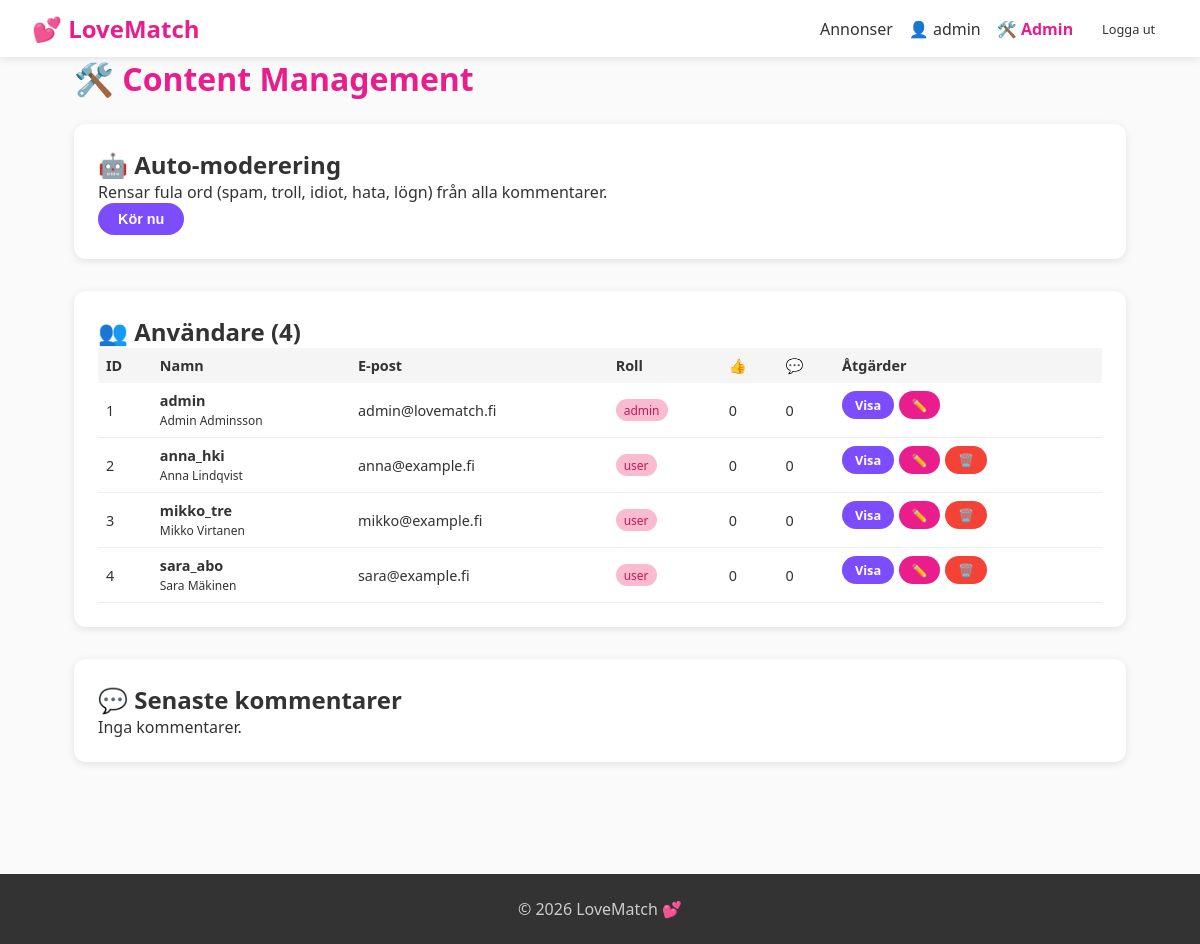
/admin.php (signed in), run on the app's committed database.
### tables this page shows
CREATE TABLE IF NOT EXISTS users (
    id            INT AUTO_INCREMENT PRIMARY KEY,
    username      VARCHAR(30)  NOT NULL UNIQUE,
    real_name     VARCHAR(100) NOT NULL,
    password      VARCHAR(255) NOT NULL,
    email         VARCHAR(150) NOT NULL UNIQUE,
    city          VARCHAR(100) DEFAULT '',
    about_me      TEXT,
    annual_salary INT          DEFAULT 0,
    preference    ENUM('Man','Kvinna','Båda','Annat','Alla') DEFAULT 'Alla',
    role          ENUM('user','manager','admin')             DEFAULT 'user',
    created_at    DATETIME DEFAULT CURRENT_TIMESTAMP
);

### config.php (called while the page is built, shortened)
<?php
function db(): PDO {
    static $pdo = null;
    if ($pdo) return $pdo;
    try {
        $pdo = new PDO(
            'mysql:host=' . DB_HOST . ';dbname=' . DB_NAME . ';charset=utf8mb4',
            DB_USER, DB_PASS,
            [
                PDO::ATTR_ERRMODE            => PDO::ERRMODE_EXCEPTION,
                PDO::ATTR_DEFAULT_FETCH_MODE => PDO::FETCH_ASSOC,
                PDO::ATTR_EMULATE_PREPARES   => false,
            ]
        );
    } catch (PDOException $e) {
        die('<div style="font-family:sans-serif;padding:2rem;background:#ffebee;color:#c62828;max-width:700px;margin:2rem auto;border-radius:8px">
            <h2>⚠️ Databasfel</h2>
            <p>Kunde inte ansluta till databasen. Kontrollera <code>config.php</code>.</p>
            <p>Fel: ' . htmlspecialchars($e->getMessage()) . '</p>
            <p>Kom ihåg att importera <code>database.sql</code> och ange rätt DB_HOST/DB_NAME/DB_USER/DB_PASS.</p>
        </div>');
    }
    return $pdo;
}

### admin.php (the view, shortened to what this page needs)
<?php
require_once __DIR__ . '/config.php';
$users = db()->query("SELECT u.*,
  (SELECT COUNT(*) FROM likes l WHERE l.target_id=u.id AND l.value=1) AS likes,
  (SELECT COUNT(*) FROM comments c WHERE c.target_user_id=u.id AND c.is_deleted=0) AS ccount
  FROM users u ORDER BY u.role DESC,u.created_at DESC")->fetchAll();
$comments = db()->query("SELECT c.*,u.username AS cu,t.username AS tu FROM comments c JOIN users u ON c.user_id=u.id JOIN users t ON c.target_user_id=t.id WHERE c.is_deleted=0 ORDER BY c.created_at DESC LIMIT 20")->fetchAll();
?>
<!DOCTYPE html>
<html lang="sv">
<head>
  <link rel="stylesheet" href="style.css">
</head>
<body>
<?php include __DIR__ . '/navbar.php'; ?>
<div class="page-container">
  <h1 style="color:#e91e8c;margin-bottom:1.5rem">🛠️ Content Management</h1>
  <div style="background:#fff;border-radius:12px;padding:1.5rem;box-shadow:0 2px 8px rgba(0,0,0,.1);margin-bottom:2rem">
    <h2>🤖 Auto-moderering</h2>
    <p>Rensar fula ord (spam, troll, idiot, hata, lögn) från alla kommentarer.</p>
    <form method="POST"><button type="submit" name="auto_mod" class="btn btn-secondary">Kör nu</button></form>
  </div>
  <div style="background:#fff;border-radius:12px;padding:1.5rem;box-shadow:0 2px 8px rgba(0,0,0,.1);margin-bottom:2rem;overflow-x:auto">
    <h2>👥 Användare (<?= count($users) ?>)</h2>
    <table style="width:100%;border-collapse:collapse;font-size:.9rem">
      <tr style="background:#f5f5f5">
        <th style="padding:.5rem;text-align:left">ID</th><th style="padding:.5rem;text-align:left">Namn</th>
        <th style="padding:.5rem;text-align:left">E-post</th><th style="padding:.5rem;text-align:left">Roll</th>
        <th style="padding:.5rem;text-align:left">👍</th><th style="padding:.5rem;text-align:left">💬</th>
        <th style="padding:.5rem;text-align:left">Åtgärder</th>
      </tr>
      <?php foreach ($users as $u): ?>
      <tr style="border-bottom:1px solid #eee">
        <td style="padding:.5rem"><?= $u['id'] ?></td>
        <td style="padding:.5rem"><strong><?= htmlspecialchars($u['username']) ?></strong><br><small><?= htmlspecialchars($u['real_name']) ?></small></td>
        <td style="padding:.5rem"><?= htmlspecialchars($u['email']) ?></td>
        <td style="padding:.5rem"><span class="badge"><?= $u['role'] ?></span></td>
        <td style="padding:.5rem"><?= $u['likes'] ?></td>
        <td style="padding:.5rem"><?= $u['ccount'] ?></td>
        <td style="padding:.5rem;display:flex;gap:.3rem;flex-wrap:wrap">
          <a href="view_profile.php?id=<?= $u['id'] ?>" class="btn btn-small btn-secondary">Visa</a>
          <a href="admin.php?edit=<?= $u['id'] ?>" class="btn btn-small btn-primary">✏️</a>
          <?php if ($u['id'] !== (int)$_SESSION['user_id']): ?>
            <a href="admin.php?del_user=<?= $u['id'] ?>" class="btn btn-small btn-danger"
               onclick="return confirm('Radera <?= htmlspecialchars($u['username']) ?>?')">🗑️</a>
          <?php endif; ?>
        </td>
      </tr>
      <?php endforeach; ?>
    </table>
  </div>
  <div style="background:#fff;border-radius:12px;padding:1.5rem;box-shadow:0 2px 8px rgba(0,0,0,.1)">
    <h2>💬 Senaste kommentarer</h2>
    <?php if (!$comments): ?><p>Inga kommentarer.</p><?php endif; ?>
  </div>
</div>
<footer class="footer"><p>&copy; <?= date('Y') ?> LoveMatch 💕</p></footer>
</body>
</html>

### style.css (style rules this page uses)
*, *::before, *::after { box-sizing: border-box; margin: 0; padding: 0; }
:root { --primary: #e91e8c; --primary-dark: #c2185b; --primary-light: #f8bbd0; --secondary: #7c4dff; --text: #333; --text-light: #666; --bg: #fafafa; --white: #fff; --danger: #f44336; --success: #4caf50; --border: #e0e0e0; --radius: 12px; --shadow: 0 4px 16px rgba(0,0,0,0.1); }
body { font-family: 'Segoe UI', Tahoma, sans-serif; background: var(--bg); color: var(--text); min-height: 100vh; }
a { color: var(--primary); text-decoration: none; }
.btn { display: inline-block; padding: 0.5rem 1.25rem; border-radius: 50px; border: none; cursor: pointer; font-size: 0.9rem; font-weight: 600; transition: all 0.2s; text-decoration: none; }
.btn-primary { background: var(--primary); color: white; }
.btn-secondary { background: var(--secondary); color: white; }
.btn-danger { background: var(--danger); color: white; }
.btn-small { padding: 0.3rem 0.8rem; font-size: 0.8rem; }
.footer { background: #333; color: #ccc; text-align: center; padding: 1.5rem; margin-top: 4rem; }
.page-container { max-width:1100px;margin:0 auto;padding:0 1.5rem 3rem }
.badge { background:#f8bbd0;color:#c2185b;padding:.15rem .5rem;border-radius:50px;font-size:.75rem;display:inline-block }

### data on the page
users: id "1", username "admin", real_name "Admin Adminsson", email "admin@lovematch.fi", role "admin", likes "0", ccount "0"
users: id "2", username "anna_hki", real_name "Anna Lindqvist", email "anna@example.fi", role "user", likes "0", ccount "0"
users: id "3", username "mikko_tre", real_name "Mikko Virtanen", email "mikko@example.fi", role "user", likes "0", ccount "0"
users: id "4", username "sara_abo", real_name "Sara Mäkinen", email "sara@example.fi", role "user", likes "0", ccount "0"

### other printed values
$_SESSION['username'] "admin"
count($users) "4"
